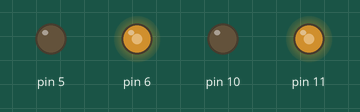
The sketch below on a simulated Arduino Uno, built with avr-gcc and run on an emulated ATmega328P. Parts: output pins drawn as LEDs (lit = HIGH).

Above: at 0.1 s.
Timing chart, 0 to 1.6 s (numbered marks = the images above):
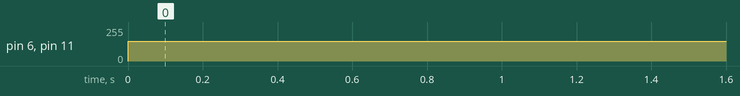

Measured:
- by itself, pin 6, pin 11: 0/255 → 150/255 at 0.00 s

The sketch:

DCM.ino
```cpp
void setup() {
  // Initialize DCMotor
  pinMode(5, OUTPUT);
  pinMode(6, OUTPUT);
  pinMode(10, OUTPUT);
  pinMode(11, OUTPUT);
}

// DC Motor
void moveForward() {
  analogWrite(5, 0);
  analogWrite(6, 150);
  analogWrite(10, 0);
  analogWrite(11, 150);
}

// DC Motor
void moveStop() {
  analogWrite(5, 0);
  analogWrite(6, 0);
  analogWrite(10, 0);
  analogWrite(11, 0);
}

void loop() {
  moveForward();
}
```
